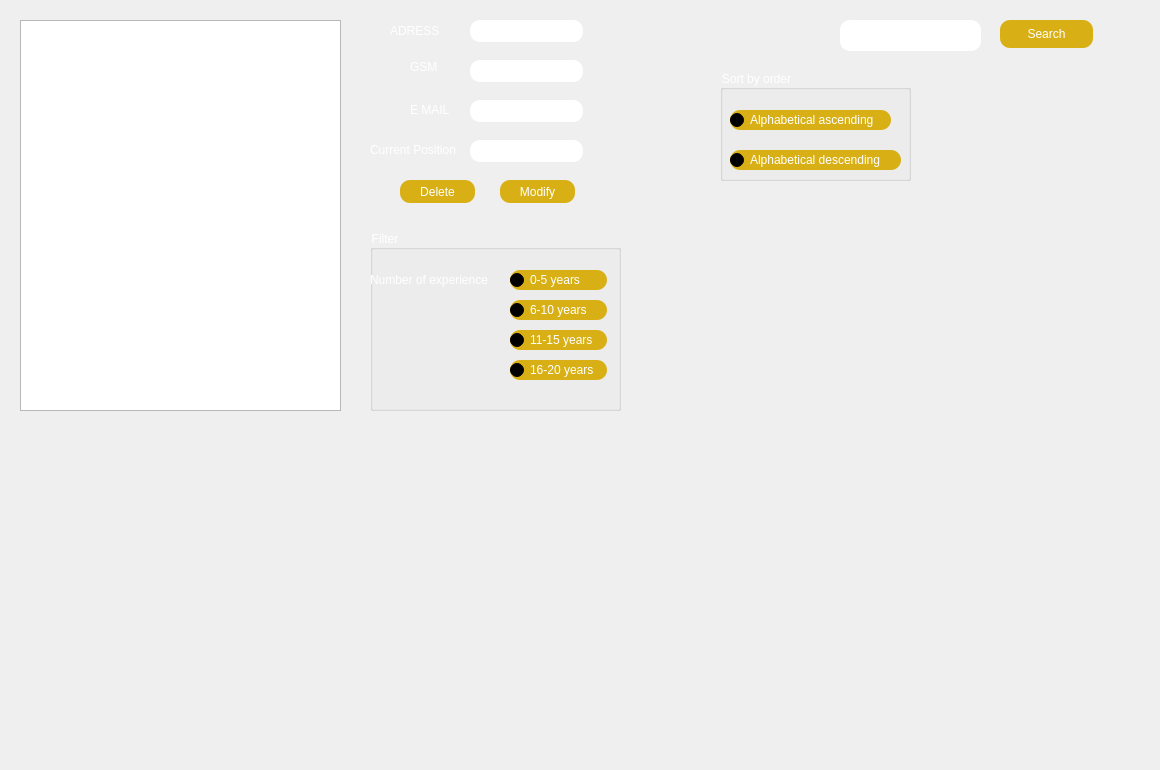
          <widget class="QWidget" name="tab_6">
           <attribute name="title">
            <string>Show candidate </string>
           </attribute>
           <widget class="QTableView" name="tab_candidat_2">
            <property name="geometry">
             <rect>
              <x>20</x>
              <y>20</y>
              <width>321</width>
              <height>391</height>
             </rect>
            </property>
           </widget>
           <widget class="QWidget" name="widget_2" native="true">
            <property name="geometry">
             <rect>
              <x>370</x>
              <y>10</y>
              <width>221</width>
              <height>211</height>
             </rect>
            </property>
            <widget class="QPushButton" name="pushButtonModifier_2">
             <property name="geometry">
              <rect>
               <x>130</x>
               <y>170</y>
               <width>75</width>
               <height>23</height>
              </rect>
             </property>
             <property name="styleSheet">
              <string notr="true">color: rgb(255, 255, 255);
background-color:  QLinearGradient(x1: 0, y1: 0, x2: 0, y2: 1, stop: 0#D8B016, stop: 1 #D8B016);
 border-radius: 10;</string>
             </property>
             <property name="text">
              <string>Modify</string>
             </property>
            </widget>
            <widget class="QLineEdit" name="adressem_2">
             <property name="geometry">
              <rect>
               <x>100</x>
               <y>10</y>
               <width>113</width>
               <height>22</height>
              </rect>
             </property>
             <property name="styleSheet">
              <string notr="true">
 border-radius: 10;</string>
             </property>
            </widget>
            <widget class="QLineEdit" name="gsmm_2">
             <property name="geometry">
              <rect>
               <x>100</x>
               <y>50</y>
               <width>113</width>
               <height>22</height>
              </rect>
             </property>
             <property name="styleSheet">
              <string notr="true">
 border-radius: 10;</string>
             </property>
            </widget>
            <widget class="QLineEdit" name="mailm_2">
             <property name="geometry">
              <rect>
               <x>100</x>
               <y>90</y>
               <width>113</width>
               <height>22</height>
              </rect>
             </property>
             <property name="styleSheet">
              <string notr="true">
 border-radius: 10;</string>
             </property>
            </widget>
            <widget class="QLineEdit" name="postem_2">
             <property name="geometry">
              <rect>
               <x>100</x>
               <y>130</y>
               <width>113</width>
               <height>22</height>
              </rect>
             </property>
             <property name="styleSheet">
              <string notr="true">
 border-radius: 10;</string>
             </property>
            </widget>
            <widget class="QLabel" name="label_34">
             <property name="geometry">
              <rect>
               <x>20</x>
               <y>0</y>
               <width>81</width>
               <height>41</height>
              </rect>
             </property>
             <property name="styleSheet">
              <string notr="true">color: rgb(255, 255, 255);
</string>
             </property>
             <property name="text">
              <string>ADRESS</string>
             </property>
            </widget>
            <widget class="QLabel" name="label_35">
             <property name="geometry">
              <rect>
               <x>40</x>
               <y>50</y>
               <width>47</width>
               <height>14</height>
              </rect>
             </property>
             <property name="styleSheet">
              <string notr="true">color: rgb(255, 255, 255);
</string>
             </property>
             <property name="text">
              <string>GSM</string>
             </property>
            </widget>
            <widget class="QLabel" name="label_36">
             <property name="geometry">
              <rect>
               <x>0</x>
               <y>130</y>
               <width>91</width>
               <height>20</height>
              </rect>
             </property>
             <property name="styleSheet">
              <string notr="true">color: rgb(255, 255, 255);
</string>
             </property>
             <property name="text">
              <string>Current Position</string>
             </property>
            </widget>
            <widget class="QLabel" name="label_37">
             <property name="geometry">
              <rect>
               <x>40</x>
               <y>90</y>
               <width>51</width>
               <height>20</height>
              </rect>
             </property>
             <property name="styleSheet">
              <string notr="true">color: rgb(255, 255, 255);
</string>
             </property>
             <property name="text">
              <string>E MAIL</string>
             </property>
            </widget>
            <widget class="QPushButton" name="pushButtonSupprimer_2">
             <property name="geometry">
              <rect>
               <x>30</x>
               <y>170</y>
               <width>75</width>
               <height>23</height>
              </rect>
             </property>
             <property name="styleSheet">
              <string notr="true">color: rgb(255, 255, 255);
background-color:  QLinearGradient(x1: 0, y1: 0, x2: 0, y2: 1, stop: 0#D8B016, stop: 1 #D8B016);
 border-radius: 10;</string>
             </property>
             <property name="text">
              <string>Delete</string>
             </property>
            </widget>
           </widget>
           <widget class="QPushButton" name="pushButtonChercher_2">
            <property name="geometry">
             <rect>
              <x>1000</x>
              <y>20</y>
              <width>93</width>
              <height>28</height>
             </rect>
            </property>
            <property name="styleSheet">
             <string notr="true">color: rgb(255, 255, 255);
background-color:  QLinearGradient(x1: 0, y1: 0, x2: 0, y2: 1, stop: 0#D8B016, stop: 1 #D8B016);
 border-radius: 10;</string>
            </property>
            <property name="text">
             <string>Search</string>
            </property>
           </widget>
           <widget class="QLineEdit" name="chercher_2">
            <property name="geometry">
             <rect>
              <x>840</x>
              <y>20</y>
              <width>141</width>
              <height>31</height>
             </rect>
            </property>
            <property name="styleSheet">
             <string notr="true">border-radius: 10;</string>
            </property>
           </widget>
           <widget class="QGroupBox" name="groupBox_5">
            <property name="geometry">
             <rect>
              <x>720</x>
              <y>70</y>
              <width>191</width>
              <height>111</height>
             </rect>
            </property>
            <property name="styleSheet">
             <string notr="true">color: rgb(255, 255, 255);
</string>
            </property>
            <property name="title">
             <string>Sort by order</string>
            </property>
            <widget class="QRadioButton" name="radioButton_croissant_2">
             <property name="geometry">
              <rect>
               <x>10</x>
               <y>40</y>
               <width>161</width>
               <height>20</height>
              </rect>
             </property>
             <property name="styleSheet">
              <string notr="true">color: rgb(255, 255, 255);
background-color:  QLinearGradient(x1: 0, y1: 0, x2: 0, y2: 1, stop: 0#D8B016, stop: 1 #D8B016);
 border-radius: 10;</string>
             </property>
             <property name="text">
              <string>Alphabetical ascending</string>
             </property>
            </widget>
            <widget class="QRadioButton" name="radioButton_dcroissant_2">
             <property name="geometry">
              <rect>
               <x>10</x>
               <y>80</y>
               <width>171</width>
               <height>20</height>
              </rect>
             </property>
             <property name="styleSheet">
              <string notr="true">color: rgb(255, 255, 255);
background-color:  QLinearGradient(x1: 0, y1: 0, x2: 0, y2: 1, stop: 0#D8B016, stop: 1 #D8B016);
 border-radius: 10;</string>
             </property>
             <property name="text">
              <string>Alphabetical descending</string>
             </property>
            </widget>
           </widget>
           <widget class="QGroupBox" name="groupBox_6">
            <property name="geometry">
             <rect>
              <x>370</x>
              <y>230</y>
              <width>251</width>
              <height>181</height>
             </rect>
            </property>
            <property name="styleSheet">
             <string notr="true">color: rgb(255, 255, 255);
</string>
            </property>
            <property name="title">
             <string>Filter</string>
            </property>
            <widget class="QLabel" name="label_38">
             <property name="geometry">
              <rect>
               <x>0</x>
               <y>40</y>
               <width>131</width>
               <height>20</height>
              </rect>
             </property>
             <property name="text">
              <string>Number of experience</string>
             </property>
            </widget>
            <widget class="QRadioButton" name="radioButton_5">
             <property name="geometry">
              <rect>
               <x>140</x>
               <y>70</y>
               <width>97</width>
               <height>20</height>
              </rect>
             </property>
             <property name="styleSheet">
              <string notr="true">color: rgb(255, 255, 255);
background-color:  QLinearGradient(x1: 0, y1: 0, x2: 0, y2: 1, stop: 0#D8B016, stop: 1 #D8B016);
 border-radius: 10;</string>
             </property>
             <property name="text">
              <string>6-10 years</string>
             </property>
            </widget>
            <widget class="QRadioButton" name="radioButton_6">
             <property name="geometry">
              <rect>
               <x>140</x>
               <y>100</y>
               <width>97</width>
               <height>20</height>
              </rect>
             </property>
             <property name="styleSheet">
              <string notr="true">color: rgb(255, 255, 255);
background-color:  QLinearGradient(x1: 0, y1: 0, x2: 0, y2: 1, stop: 0#D8B016, stop: 1 #D8B016);
 border-radius: 10;</string>
             </property>
             <property name="text">
              <string>11-15 years</string>
             </property>
            </widget>
            <widget class="QRadioButton" name="radioButton_7">
             <property name="geometry">
              <rect>
               <x>140</x>
               <y>130</y>
               <width>97</width>
               <height>20</height>
              </rect>
             </property>
             <property name="styleSheet">
              <string notr="true">color: rgb(255, 255, 255);
background-color:  QLinearGradient(x1: 0, y1: 0, x2: 0, y2: 1, stop: 0#D8B016, stop: 1 #D8B016);
 border-radius: 10;</string>
             </property>
             <property name="text">
              <string>16-20 years</string>
             </property>
            </widget>
            <widget class="QRadioButton" name="radioButton_8">
             <property name="geometry">
              <rect>
               <x>140</x>
               <y>40</y>
               <width>97</width>
               <height>20</height>
              </rect>
             </property>
             <property name="styleSheet">
              <string notr="true">color: rgb(255, 255, 255);
background-color:  QLinearGradient(x1: 0, y1: 0, x2: 0, y2: 1, stop: 0#D8B016, stop: 1 #D8B016);
 border-radius: 10;</string>
             </property>
             <property name="text">
              <string>0-5 years</string>
             </property>
            </widget>
           </widget>
           <widget class="QLabel" name="graph_28">
            <property name="geometry">
             <rect>
              <x>-10</x>
              <y>0</y>
              <width>1151</width>
              <height>761</height>
             </rect>
            </property>
            <property name="text">
             <string/>
            </property>
            <property name="pixmap">
             <pixmap>../../../Downloads/Untitled-1 copy.png</pixmap>
            </property>
           </widget>
           <zorder>graph_28</zorder>
           <zorder>tab_candidat_2</zorder>
           <zorder>widget_2</zorder>
           <zorder>pushButtonChercher_2</zorder>
           <zorder>chercher_2</zorder>
           <zorder>groupBox_5</zorder>
           <zorder>groupBox_6</zorder>
          </widget>
